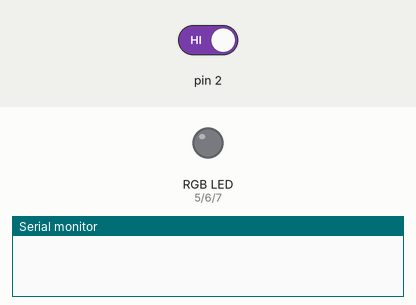
Recording of a sketch running on a simulated Arduino Uno, built with avr-gcc and run on an emulated ATmega328P. Shown: an RGB LED mixed from three pins (HIGH = lit), the last lines printed to the serial monitor. Inputs (shaded band) come from the test bench; at power-on: pin 2 HIGH. Dim RGB values are drawn brighter than linear; random numbers use the default seed unless the sketch sets one.

Above: at 1.2 s.
1.3 s: pin 2 driven LOW
At 1.45 s:
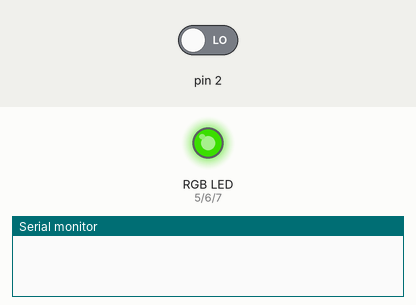
At 12.9 s:
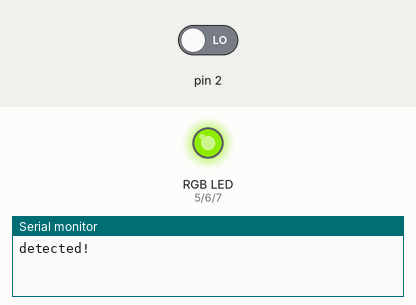
Timing chart, 0 to 14.4 s (numbered marks = the images above; inputs shaded):
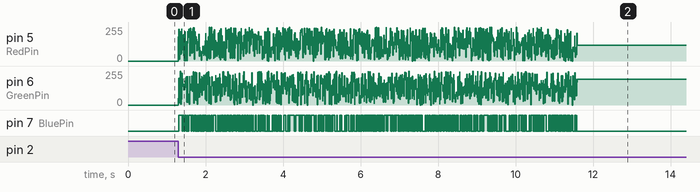

The sketch:

rgb_change.ino
```cpp
/*
 * ====================================================
 *      Name: IR_LCD_disp_key.ino
 *   Version: 1.0
 *  Compiler: Arduino-IDE
 *   Company: WWW.SOGWORKS.CN
 *  Function: 1.在没有触发红外的情况下，就是慢慢的渐变
 *            2.在触发了红外的情况下，就快速的渐变一下，然互又恢复慢慢的渐变
 * RGB分别接：数字引脚567
 * 注意：如果注释掉297~311行代码，并且 去掉312~317行的代码，就是随机的RGB
 * ========================================rr=============
 * */

#include<IRremote.h>

//RGB元素表
struct rgbElement {
    int fadeTime;            // 从一个颜色渐变到另一个颜色的时间how long to fade from previous values of RGB to the ones specified in this rgbElement (0 to 65,535)
    int holdTime;            // how long to keep the RGB values once they are faded in (0 or 1000 to 65,535)
    unsigned char red;       // 红色灯的亮度值brightness value for Red LED (0 to 255)
    unsigned char green;     // 绿色灯亮度值brightness value for Green LED (0 to 255)
    unsigned char blue;      // 蓝色灯的亮度值brightness value for Blue LED (0 to 255)
} const lightTab[]  = {
    {     0,   500, 255,   0,   0 },
    {   500,     0,   0,   0,   0 },
    {     0,   500,   0, 255,   0 },
    {   500,     0,   0,   0,   0 },
    {     0,   500,   0,   0, 255 },
    {   500,     0,   0,   0,   0 },
    {  2500,  2500, 255,   0,   0 },
    {  2500,  2500,   0, 255,   0 },
    {  2500,  2500,   0,   0, 255 },
    {  2500,  2500, 155,  64,   0 },
    {  2500,  2500,  64, 255,  64 },
    {  2500,  2500,   0,  64, 255 },
    {  2500,  2500,  64,   0,  64 },
    {     0,  1500, 155,   0,   0 },
    {     0,  1500,   0, 255,   0 },
    {     0,  1500,   0,   0, 255 },
    {     0,  1500, 140,   0, 240 },
    {     0,  1500, 155, 155,   0 },
    {     0,  1500, 155, 255, 255 },
    {     0,  1500, 128, 128, 128 },
    {     0,  1500,  48,  48,  58 },
    {     0,  1500,   0,   0,   0 },
    {  2500,  2500, 155,   0,   0 },
    {  2500,  2500, 155, 255,   0 },
    {  2500,  2500,   0, 255,   0 },
    {  2500,  2500,   0, 255, 255 },
    {  2500,  2500,   0,   0, 255 },
    {  2500,  2500, 155,   0, 255 },
    {  2500,     0,   0,   0,   0 },
    {  2500,  2500, 155,   0,   0 },
    {  2500,  2500, 155, 255,   0 },
    {  2500,  2500,   0, 255,   0 },
    {  2500,  2500,   0, 255, 255 },
    {  2500,  2500,   0,   0, 255 },
    {  2500,  2500, 155,   0, 255 },
    {  2500,     0,   0,   0,   0 },
    {  2500,  2500, 154,  32,   0 },
    {  2500,  2500, 154, 128,   0 },
    {  2500,  2500, 154, 240,   0 },
    {  2500,  2500, 128, 240,   0 },
    {     0,  2500,   0,   0,   0 },
    {  2500,  2500,   0,  16, 255 },
    {  2500,  2500,   0, 128, 255 },
    {  2500,  2500,   0, 240, 128 },
    {  2500,  2500,  16,  16, 240 },
    {  2500,  2500, 140,  16, 240 },
    {  2500,  2500,  64,   0, 250 },
    {     0,  2500,  10,  10,  10 },
    {     0,  2500,   0,   0,   0 },
    {  2500,  2500, 140,   0, 240 },
    {  2500,  2500,  32,   0, 240 },
    {  2500,  2500, 128,   0, 128 },
    {  2500,  2500, 140,   0,  32 },
    {  2500,     0,   0,   0,  10 },
    {  2500,     0,   0,   0,   0 },
    {  1000,  1000,   0,   0,   0 },
    {  1000,  1000,  32,   0,   0 },
    {  1000,  1000,  64,   0,   0 },
    {     0,  1000,  96,   0,   0 },
    {  1000,     0, 128,   0,   0 },
    {  1000,     0, 160,  32,   0 },
    {  1000,     0, 192,  64,   0 },
    {  1000,     0, 124,  96,   0 },
    {     0,  1000, 155, 128,   0 },
    {  1000,  1000,   0, 160,   0 },
    {     0,  1000,   0, 192,   0 },
    {  1000,  1000,   0, 224,  32 },
    {  1000,     0,   0, 255,  64 },
    {  1000,     0,   0,   0,  96 },
    {  1000,     0,   0,   0, 128 },
    {  1000,     0,   0,   0, 160 },
    {  1000,     0,   0,   0, 192 },
    {  1000,     0,   0,   0, 224 },
    {  1000,  1000,   0,   0, 255 },
    {  1000,     0,   0,   0,   0 },
    {     0,  1000,   0,   0, 255 },
    {  1000,  1000,  32,   0,   0 },
    {  1000,  1000,  96,   0,   0 },
    {  1000,  1000, 160,   0,   0 },
    {  1000,     0, 255,   0,   0 },
    {  1000,  1000,   0,  96,   0 },
    {  1000,  1000,   0, 160,  32 },
    {  1000,  1000,   0, 224,  64 },
    {  1000,  1000,   0, 255,  96 },
    {  1000,  1000,   0,   0, 128 },
    {  1000,  1000,   0,   0, 160 },
    {     0,  1000,   0,  32, 192 },
    {     0,  1000,   0,  64, 224 },
    {     0,  1000,   0,  96, 225 },
    {     0,  1000,   0, 128,   0 },
    {     0,  1000,   0, 160,   0 },
    {     0,  1000,   0, 192,  32 },
    {     0,  1000,   0, 224,  64 },
    {     0,  1000,   0, 255,  96 },
    {     0,  1000,   0,   0, 255 },
    {     0,  1000,   0,   0,   0 },
    {     0,     0,   0,   0,   0 }
};

IRsend irsend;
int g_flag=0;
int Start_Over=0;
int g_pwm_pin=3;
int RedPin = 5;                 //红色led引脚
int GreenPin = 6;               //绿色led引脚
int BluePin	 = 7;                //蓝色led引脚
int r = 125;                 //默认设置为125
int g = 125;
int b = 125;

/**
 * 产生3个随机数给LED
 */
void rgbrandom(){
    for (int i = 0; i < 1000; ++i)
    {
	analogWrite(RedPin,random(255));
	analogWrite(GreenPin,random(255));
	analogWrite(BluePin,random(255));
	delay(10);
    }
}

/**
 * 中断0的中断函数，FALLONG触发
 */
void recv_isr()
{
    g_flag=1;          //用来中断的标志位
    Start_Over=1;      //用来中断的标志位
}
/**
 * 用的别人的渐变算法,给RGB的引脚发送RGB的值
 * @param index  lightTable的索引值
 */
void sendrgbElement( int index ) {
    // get values of rgbElement from lightTab
    int FadeTime =lightTab[index].fadeTime;
    int HoldTime = lightTab[index].holdTime;
    unsigned char Red = lightTab[index].red;
    unsigned char Green = lightTab[index].green;
    unsigned char Blue = lightTab[index].blue;

    // get previous RGB brightness values from lightTab
    //   (these values are set to 0 if index to lightTab = 0)
    unsigned char redPrev = 0;    // keep track of previous Red brightness value
    unsigned char greenPrev = 0;  // keep track of previous Green brightness value
    unsigned char bluePrev = 0;   // keep track of previous Blue brightness value
    if (index != 0) {
	redPrev = lightTab[index-1].red;
	greenPrev = lightTab[index-1].green;
	bluePrev = lightTab[index-1].blue;
    }

    // set color timing values
    //   everytime the fadeCounter reaches this timing value in the fade loop
    //   we will update the color value for the color (default value of 0 for no updating)
    int redTime = 0;
    int greenTime = 0;
    int blueTime = 0;

    // set values of temp colors
    //   starting from the previous color values,
    //   these will change to the color values just gotten from rgbElement over fadeTime
    unsigned char redTemp = redPrev;
    unsigned char greenTemp = greenPrev;
    unsigned char blueTemp = bluePrev;

    // fade LEDs up or down, from previous values to current values
    int redDelta = Red - redPrev;                // total amount to fade red value (up or down) during fadeTime
    int greenDelta = Green - greenPrev;          // total amount to fade green value (up or down) during fadeTime
    int blueDelta = Blue - bluePrev;             // total amount to fade blue value (up or down) during fadeTime

    if (redDelta != 0) {
	redTime = (FadeTime / redDelta);           // increment Red value every time we reach this fade value in the fade loop
	if (redTime < 0) redTime = -redTime;       //    absolute value
	redTime = redTime + 1;                     // adjust for truncation of integer division
    }                                            //
    int redTimeInc = redTime;                    // increment Red value every time the fadeCounter increments this amount

    if (greenDelta != 0) {
	greenTime = (FadeTime / greenDelta);       // increment Green value every time we reach this fade value in the fade loop
	if (greenTime < 0) greenTime = -greenTime; //    absolute value
	greenTime = greenTime + 1;                 // adjust for truncation of integer division
    }                                            //
    int greenTimeInc = greenTime;                // increment Green value every time the fadeCounter increments this amount

    if (blueDelta != 0) {
	blueTime = (FadeTime / blueDelta);         // increment Blue value every time we reach this fade value in the fade loop
	if (blueTime < 0) blueTime = -blueTime;    //    absolute value
	blueTime = blueTime + 1;                   // adjust for truncation of integer division
    }                                            //
    int blueTimeInc = blueTime;                  // increment Blue value every time the fade value increments this amount

    // set color increment values
    //   the amount to increment color value each time we update it in the fade loop
    //   (default value of 1, to slowly increase brightness each time through the fade loop)
    unsigned char redInc = 1;
    unsigned char greenInc = 1;
    unsigned char blueInc = 1;
    // if we need to fade down the brightness, then make the increment values negative
    if (redDelta < 0) redInc = -1;
    if (greenDelta < 0) greenInc = -1;
    if (blueDelta < 0) blueInc = -1;

    // if FadeTime = 0, then just set the LEDs blinking at the RGB values (the fade loop will not be executed)
    if (FadeTime == 0) {
	/*    greenTemp = Green; // no need to manually pulse Green LED on PB2 (pin 7) now, since it will be done in the hold loop
	      OCR1A = Red;       // update PWM for Red LED on OC1A (pin 6)
	      OCR1B = Blue;      // update PWM for Blue LED on OC1B (pin 3)
	      */
	greenTemp = Green;
	analogWrite(GreenPin, greenTemp);
	analogWrite(RedPin,Red);
	analogWrite(BluePin,Blue);
	delay(1);
    }

    // fade loop
    //   this loop will independently fade each LED up or down according to all of the above variables
    //   (it will take a length of time, FadeTime, to accomplish the task)
    //   this loop is not executed if FadeTime = 0 (since 1 is not <= 0, in the "for" loop)
    for (int fadeCounter=1; fadeCounter<=FadeTime; fadeCounter++) {
	if ( fadeCounter == redTime ) {
	    redTemp = redTemp + redInc;                 // increment to next red value
	    redTime = redTime + redTimeInc;             // we'll increment Red value again when FadeTime reaches new redTime
	}
	if ( fadeCounter == greenTime ) {
	    greenTemp = greenTemp + greenInc;           // increment to next green value
	    greenTime = greenTime + greenTimeInc;       // we'll increment Green value again when FadeTime reaches new greenTime
	}
	if ( fadeCounter == blueTime ) {
	    blueTemp = blueTemp + blueInc;              // increment to next blue value
	    blueTime = blueTime + blueTimeInc;          // we'll increment Blue value again when FadeTime reaches new blueTime
	}
	// pulseGreen(greenTemp); // one manual PWM pulse on the Green LED on PB2 (pin 7) for a period of 400 microseconds
	// OCR1A = redTemp;       // update PWM for Red LED on OC1A (pin 6)
	// OCR1B = blueTemp;      // update PWM for Blue LED on OC1B (pin 3)
	analogWrite(GreenPin,greenTemp);
	analogWrite(RedPin,redTemp);
	analogWrite(BluePin,blueTemp);
	delay(1);
	// pulseIR();             // pulse the IR emitter for a little bit (if there's a reflection to the IR detector as a result, then the ISR will set Start_Over = 1)
	if ( Start_Over ) return;  // if the IR detector saw IR, then we should reset and start over (Start_Over gets set to 1 in the interrupt routine if the IR detector saw IR)
    }
    // analogWrite(GreenPin,Green);
    // analogWrite(RedPin,Red);
    // analogWrite(BluePin,Blue);
    /*  OCR1A = Red;    // leave Timer1 PWM at final brightness value for Red (in case there were rounding errors in above math)
	OCR1B = Blue;   // leave Timer1 PWM at final brightness value for Blue (in case there were rounding errors in above math)
	*/
    // hold loop
    //   hold all LEDs at current values for HoldTime
    for (int holdCounter=0; holdCounter<HoldTime; holdCounter++) {
	// pulseGreen(greenTemp); // one manual PWM pulse on the Green LED on PB2 (pin 7) for a period of 400 microseconds
	analogWrite(GreenPin,greenTemp);
	analogWrite(RedPin,redTemp);
	analogWrite(BluePin,blueTemp);
	//delay(1);
	// the Red LED will continue to pulse automatically from the hardware Timer1
	// the Blue LED will continue to pulse automatically from the hardware Timer1
	// pulseIR();             // pulse the IR emitter for a little bit (if there's a reflection to the IR detector as a result, then the ISR will set Start_Over = 1)
	if ( Start_Over ) return;  // if the IR detector saw IR, then we should reset and start over (Start_Over gets set to 1 in the interrupt routine if the IR detector saw IR)
    }
}

void setup()
{
    Serial.begin(9600);
    //将引脚设置为输出
    pinMode(RedPin, OUTPUT);
    pinMode(GreenPin, OUTPUT);
    pinMode(BluePin, OUTPUT);
    //设置随机数种子
    randomSeed(103);
    //安置中断函数
    attachInterrupt(0,recv_isr,FALLING);
}

void loop() {
    //下面的代码是触发红外后，rgb灯就渐变的很快，没触发就是渐变的很慢
/*start_over:
    int index = 0;
    interrupts();				//使能中断
    Start_Over = 0;//Start_Over清零
    for (int count=0; count<180; count++) {
	do {
	    sendrgbElement(index);		// 发送RGB元素给LED
	    index++;				// increment to point to next rgbElement in lightTab
	    if ( Start_Over ) break;		// 如果检测到有东西碰到红外就从头开始if the IR detector saw IR, then we should reset and start over
	} while ( !( (lightTab[index].fadeTime == 0 ) && (lightTab[index].holdTime == 0 ) ) );//如果两个时间都不等于0
	if ( Start_Over ) break;		// 如果检测到有东西碰到红外就从头开始if the IR detector saw IR, then we should reset and start over
	index = 0;
    }
    if ( Start_Over ) goto start_over;		//如果检测到有东西碰到红外就从头开始
    noInterrupts();                 		// 禁止中断*/
    //下面代码是用来触发红外之后，rgb灯就乱变
    if(g_flag  ==1){
      g_flag =0;
      rgbrandom();
      Serial.println("detected!");
      }
}
```
